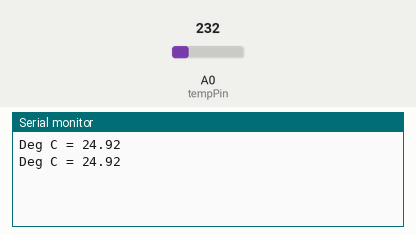
A sketch run on a simulated Arduino Uno, built with avr-gcc and run on an emulated ATmega328P. Shown: the last lines printed to the serial monitor. The inputs (shaded band) are chosen by the test bench; at power-on: A0 (tempPin) = 232.

Above: at 1.8 s.
1.9 s: A0 (tempPin) set to 250
At 2.7 s:
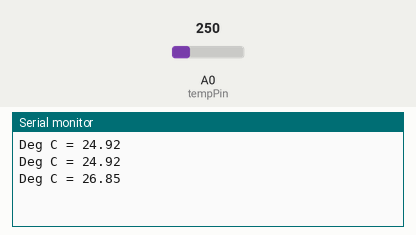
3.4 s: A0 (tempPin) set to 266
At 4.8 s:
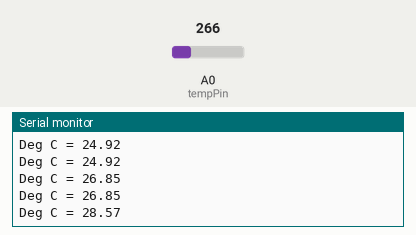
Timing chart, 0 to 6.4 s (numbered marks = the images above; inputs shaded):
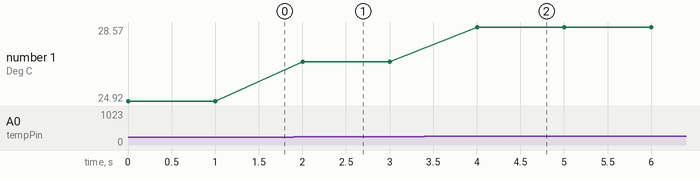

The sketch:

ThermoLM35DZ.ino
```cpp
//Тоже не работает как надо

float tempC; // определяем переменную для показаний температуры
int reading; // определяем переменную для считывания "сырых" данных с датчика
int tempPin = 0; // определяем контакт подключения датчика

void setup()
{
  Serial.begin(9600);
  analogReference(INTERNAL);
}

void loop()
{
  reading = analogRead(tempPin);
  tempC = reading / 9.31;
  Serial.print("Deg C = ");
  Serial.println(tempC);
  delay(1000);
}
```

Measured:
- after the input at 1.9 s, the serial monitor: prints a new line after 0.10 s (image 1)
- after the input at 3.4 s, the serial monitor: prints a new line after 0.60 s (image 2)
- plotted number 1: 24.92 → 26.85 after the input at 1.9 s, 26.85 → 28.57 after the input at 3.4 s
